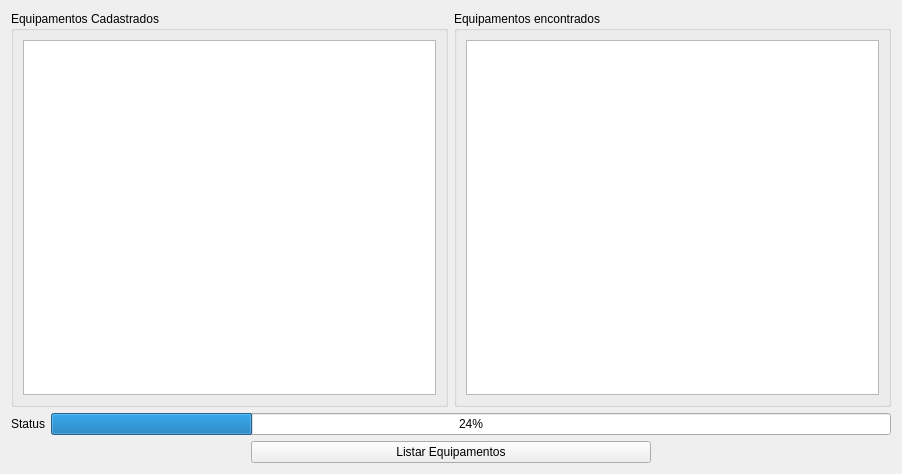
<?xml version="1.0" encoding="UTF-8"?>
<ui version="4.0">
 <class>ListEquipment</class>
 <widget class="QWidget" name="ListEquipment">
  <property name="geometry">
   <rect>
    <x>0</x>
    <y>0</y>
    <width>902</width>
    <height>474</height>
   </rect>
  </property>
  <property name="minimumSize">
   <size>
    <width>902</width>
    <height>474</height>
   </size>
  </property>
  <property name="maximumSize">
   <size>
    <width>902</width>
    <height>474</height>
   </size>
  </property>
  <property name="windowTitle">
   <string>Visualizar todos equipamentos</string>
  </property>
  <layout class="QVBoxLayout" name="verticalLayout_3">
   <item>
    <layout class="QHBoxLayout" name="horizontalLayout_5">
     <item>
      <layout class="QHBoxLayout" name="horizontalLayout_4">
       <item>
        <widget class="QGroupBox" name="groupBox">
         <property name="title">
          <string>Equipamentos Cadastrados</string>
         </property>
         <layout class="QVBoxLayout" name="verticalLayout_5">
          <item>
           <widget class="QListWidget" name="list_registered_equipment"/>
          </item>
         </layout>
        </widget>
       </item>
      </layout>
     </item>
     <item>
      <layout class="QHBoxLayout" name="horizontalLayout_3">
       <item>
        <widget class="QGroupBox" name="groupBox_2">
         <property name="title">
          <string>Equipamentos encontrados</string>
         </property>
         <layout class="QVBoxLayout" name="verticalLayout_6">
          <item>
           <widget class="QListWidget" name="list_found_equipment"/>
          </item>
         </layout>
        </widget>
       </item>
      </layout>
     </item>
    </layout>
   </item>
   <item>
    <layout class="QVBoxLayout" name="verticalLayout_2">
     <item>
      <layout class="QVBoxLayout" name="verticalLayout">
       <item>
        <layout class="QHBoxLayout" name="horizontalLayout_6">
         <item>
          <widget class="QLabel" name="label">
           <property name="text">
            <string>Status</string>
           </property>
          </widget>
         </item>
         <item>
          <widget class="QProgressBar" name="progress_bar">
           <property name="value">
            <number>24</number>
           </property>
          </widget>
         </item>
        </layout>
       </item>
      </layout>
     </item>
     <item>
      <layout class="QVBoxLayout" name="verticalLayout_4">
       <item alignment="Qt::AlignHCenter">
        <widget class="QPushButton" name="bnt_list_equipment">
         <property name="minimumSize">
          <size>
           <width>400</width>
           <height>0</height>
          </size>
         </property>
         <property name="maximumSize">
          <size>
           <width>355</width>
           <height>16777215</height>
          </size>
         </property>
         <property name="text">
          <string>Listar Equipamentos</string>
         </property>
        </widget>
       </item>
      </layout>
     </item>
    </layout>
   </item>
  </layout>
 </widget>
 <resources/>
 <connections/>
</ui>
